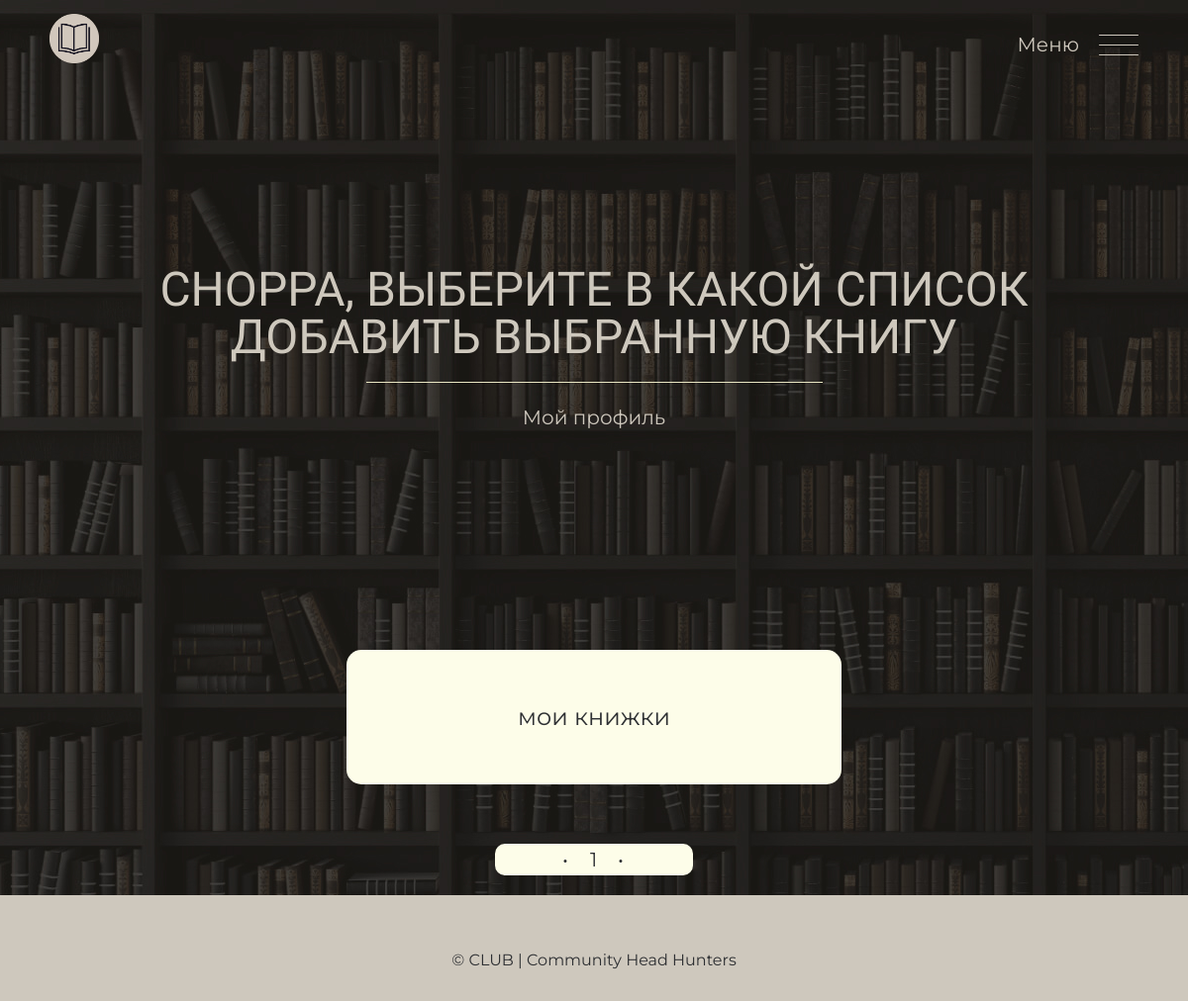
The page /user/choppa/add-book-in-list-tmp/1 (signed in) on the database as committed earlier.
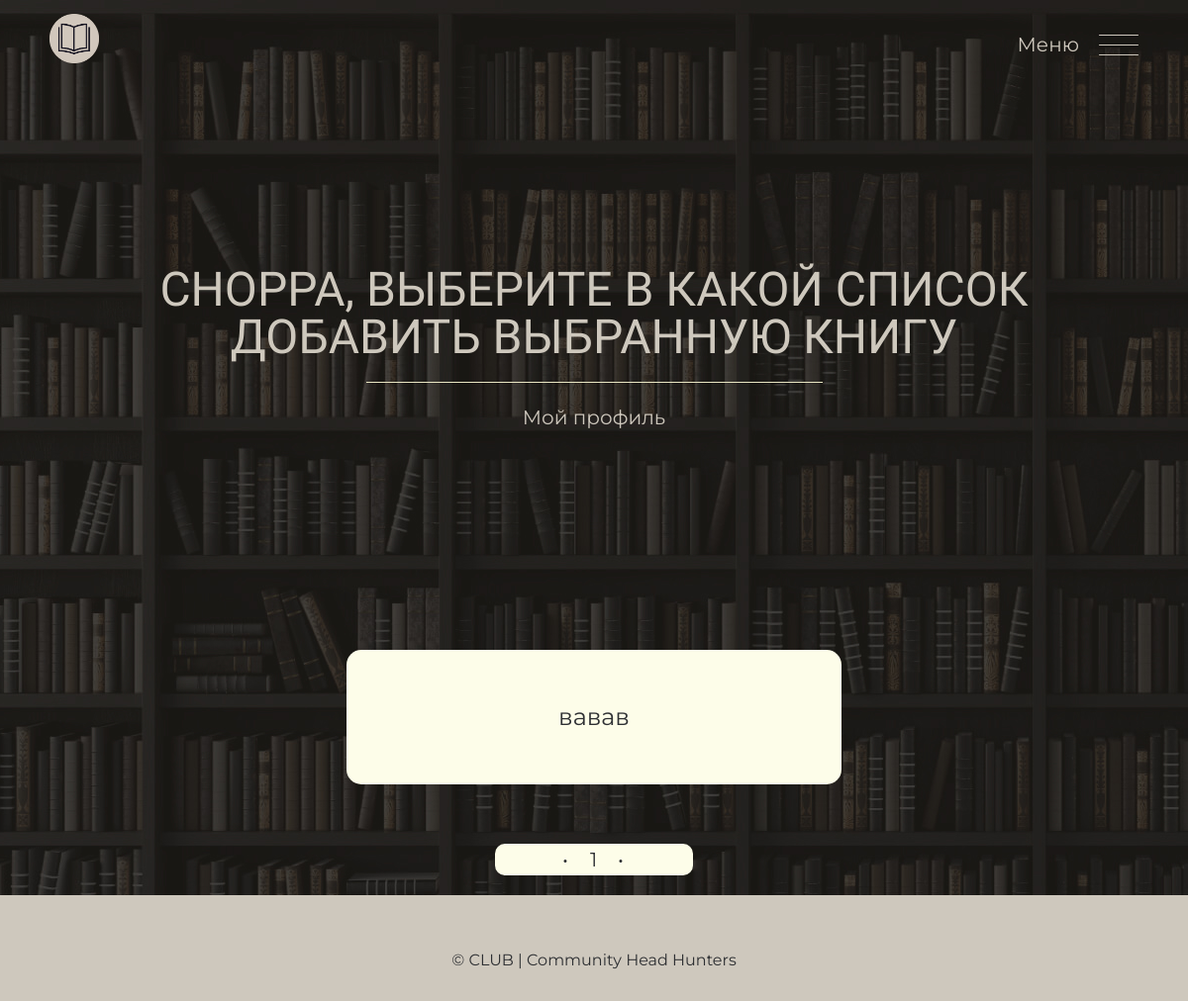
The same page on the database as committed later.
### app/models.py (models this page shows)
class Cataloge(database.Model, SerializerMixin):
    __tablename__ = "catalogues"
    id = database.Column(database.Integer, primary_key=True)
    name = database.Column(database.String(64), unique=False, index=True)
    user_id = database.Column(database.Integer, database.ForeignKey('users.id'))
    items = database.relationship('Item', backref='cataloge', lazy='dynamic', cascade="all, delete, delete-orphan")

### app/personal/views.py (the view)
@personal.route('/<username>/add-book-in-list-tmp/<book_id>', methods=['GET', 'POST'])
@login_required
@check_actual_password
def add_book_in_list_tmp(username, book_id):
    if current_user.username != username:
        return render_template('403.html')
    list_id = request.args.get('list_id', None, type=int)
    if request.form:
        read_state = request.form.get('read_state')
    else:
        read_state = "Читаю"
    if list_id:
        return redirect(url_for('.add_book_in_list', username=current_user.username, list_id=list_id, book_id=book_id, read_state=read_state))
    catalogues_pagination = current_user.cataloges.paginate(
        1, per_page=LISTS_COUNT, error_out=False)
    return render_template('personal/user_page_add_book.html', username=username, book_id=book_id, catalogues=catalogues_pagination.items, catalogues_pagination=catalogues_pagination, read_state=read_state)

### app/auth/views.py (called while the page is built)
@auth.before_app_request
def before_request():
    if current_user.is_authenticated \
            and not current_user.confirmed \
            and request.endpoint \
            and request.blueprint != 'auth' \
            and request.endpoint != 'static':
        return redirect(url_for('auth.unconfirmed'))

### app/main/views.py (called while the page is built)
@main.app_context_processor
def inject_roles():
    return dict(Role=Role)

@main.app_context_processor
def inject_months_dict():
    return dict(months_dict=months_dict)

### app/models.py (called while the page is built)
@login_manager.user_loader
def load_user(user_id):
    return User.query.get(user_id)

### app/personal/views.py (called while the page is built)
@personal.app_context_processor
def inject_roles():
    return dict(Role=Role)

### app/templates/personal/user_page_add_book.html (shortened to what this page needs)
<!DOCTYPE html>
<html lang="ru">
<head>
  <link rel="stylesheet" href="{{ url_for('static', filename='styles/css/normalize.css')}}" />
  <link rel="stylesheet" href="{{ url_for('static', filename='styles/css/style.css')}}" />
</head>
<body>
  <header class="header style-1">
    <div class="header__container container">
      <a class="header__logo" href="{{url_for('main.index')}}">
        <img class="header__logo-image" src="{{url_for('static', filename='styles/img/logo.png')}}"
          alt="Логотип MAGIC BOOK KEEPER">
      </a>
      <div class="header__right">
        <span class="header__menu">Меню</span>
        <button class="header__burger hamburger hamburger__collapse js-burger" type="button">
          <span class="hamburger__box">
            <span class="hamburger__inner"></span>
          </span>
        </button>
      </div>
    </div>
  </header>
  <main>
    <section class="main style-1" id="cataloges_hat">
      <div class="main__container container">
        <div class="main__top">
          <h1 class="main__title">{{ current_user.username }}, выберите в какой список добавить выбранную книгу</h1>
          <svg width="461" height="1" viewBox="0 0 461 1" fill="none" xmlns="http://www.w3.org/2000/svg">
            <line y1="0.5" x2="461" y2="0.5" stroke="#E9E6C3" />
          </svg>
        </div>
        <div class="main__bottom">
          <a class="main__bottom-item" href="{{url_for('personal.person', username=current_user.username)}}">Мой
            профиль</a>
        </div>
      </div>
    </section>
    {% if not catalogues %}
    <section class="list__list">
      <div class="container lists__catalog">
        <div class="list__wrap">
          <a class="title list__name" href="{{url_for('personal.person', username=current_user.username)}}">У вас пока
            нет созданных списков книг, пожалуйста, перейдите в свой профиль и сделайте это.</a>
        </div>
      </div>
    </section>
    {% else %}
    {% for cataloge_value in catalogues %}
    <section class="list__list" id="{{cataloge_value.id}}cataloge_info">
      <div class="container lists__catalog">
          <a class="title list__name"
            href="{{url_for('personal.add_book_in_list', username=current_user.username, list_id=cataloge_value.id, book_id=book_id, read_state=read_state)}}">{{
            cataloge_value.name }}</a>
      </div>
    </section>
    {% endfor %}
    <div class="list__pagination pagination" id="categories_pagination_container">
      <ul class="pagination__list list-reset" id="pagination">
        <li class="pagination__item disabled">
          &bull;
        </li>
        {% for p in catalogues_pagination.iter_pages() %}
          {% if p %}
            <li class="pagination__item active">
              <a id="{{p}}lists_p" data-url="/user/{{current_user.username}}/get_lists_page_to_add_book/{{p}}" data-readstate="{{read_state}}" data-bookid="{{book_id}}">{{ p }}</a>
            </li>
          {% else %}
            <li class="pagination__item disabled"><a href="#">&hellip;</a></li>
          {% endif %}
        {% endfor %}
        <li class="pagination__item disabled">
          &bull;
        </li>
      </ul>
    </div>
    {% endif %}
  </main>
  <footer class="footer">
    <div class="footer__container container">
      <a href="#" class="footer__wrap">© CLUB | Community Head Hunters</a>
    </div>
  </footer>
</body>
</html>

Rows that differ between the two databases and show on the page:
removed Cataloge: name "мои книжки"
added Cataloge: name "вавав"
